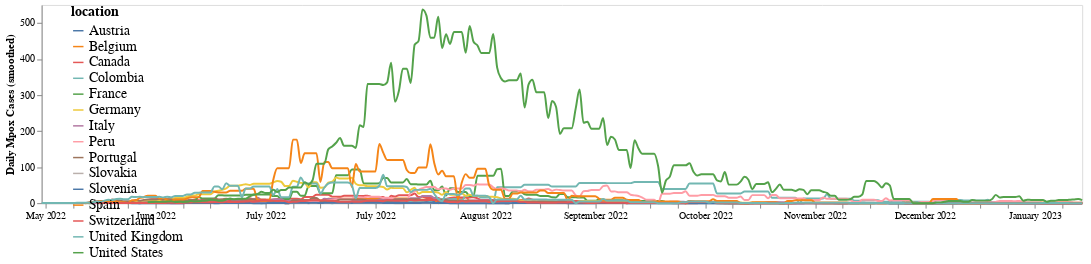

Notebook cell for this chart:
### Code cell
country_plot =  alt.Chart(df_country, width = 750).mark_line(interpolate='monotone', opacity = 1).encode(
    x=alt.X('date:T', axis=alt.Axis(title=None, grid=False, format="%B %Y")),
    y=alt.Y('new_cases_smoothed:Q',axis=alt.Axis(title = " Daily Mpox Cases (smoothed)", grid=False),  stack = None),
    color = alt.Color("location:N", legend=alt.Legend(orient = "left",offset = - 180, labelFontSize = 14, titleFontSize = 14, symbolSize = 110))).properties(
    width=1050,
    height=200
)
country_plot

### Figure 1 — Vega-Lite specification as saved in the notebook (floating-point values rounded to 4 significant figures; data arrays with more than 128 entries replaced by an {"elided": "..."} marker saying what was removed)
{"config": {"view": {"continuousWidth": 400, "continuousHeight": 300}}, "data": {"name": "data-37f667ed9bead676865e8afd683621bf"}, "mark": {"type": "line", "interpolate": "monotone", "opacity": 1}, "encoding": {"color": {"field": "location", "legend": {"labelFontSize": 14, "offset": -180, "orient": "left", "symbolSize": 110, "titleFontSize": 14}, "type": "nominal"}, "x": {"axis": {"format": "%B %Y", "grid": false, "title": null}, "field": "date", "type": "temporal"}, "y": {"axis": {"grid": false, "title": " Daily Mpox Cases (smoothed)"}, "field": "new_cases_smoothed", "stack": null, "type": "quantitative"}}, "height": 200, "width": 1050, "$schema": "https://vega.github.io/schema/vega-lite/v4.17.0.json", "datasets": {"data-37f667ed9bead676865e8afd683621bf": {"elided": "3657 records"}}}
